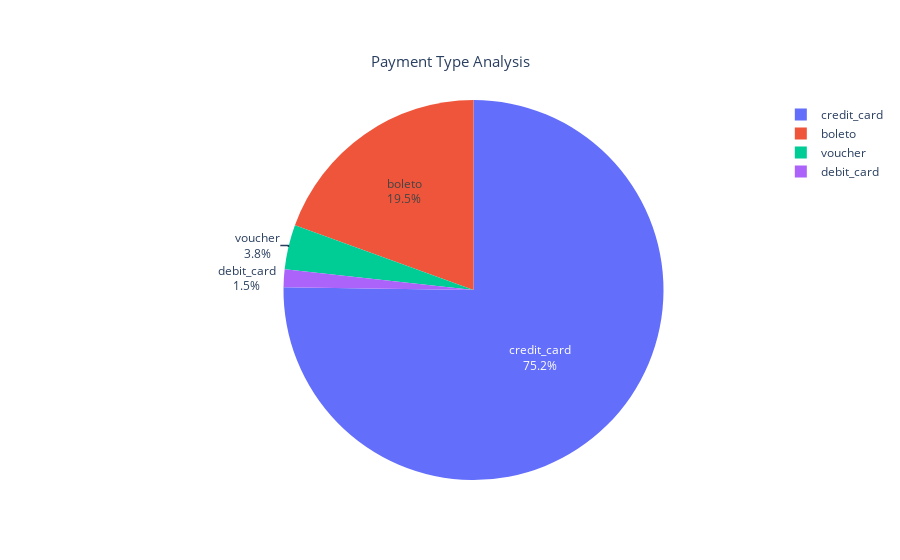

Notebook code for this chart:
### Markdown cell above
### 그래프 세부 조정
- 각 필드 확인: https://plotly.com/python/reference/

### Code cell
import plotly.graph_objects as go

fig = go.Figure()
fig.add_trace(
    go.Pie(    
        labels=payment_type_count.index, values=payment_type_count.values,
        textinfo='label+percent', insidetextorientation='horizontal'
    )
)

fig.update_layout(
    {
        "title": {
            "text": "Payment Type Analysis",
            "x": 0.5,
            "y": 0.9,
            "font": {
                "size": 15
            }
        },
        "showlegend": True
    }
)

fig.show()

### Figure 1 — Plotly figure (JSON) as saved in the notebook; plotly's stock layout.template omitted (floating-point values rounded to 4 significant figures)
{"data": [{"insidetextorientation": "horizontal", "labels": ["credit_card", "boleto", "voucher", "debit_card"], "textinfo": "label+percent", "type": "pie", "values": [76505, 19784, 3866, 1528]}], "layout": {"showlegend": true, "title": {"font": {"size": 15}, "text": "Payment Type Analysis", "x": 0.5, "y": 0.9}}}
